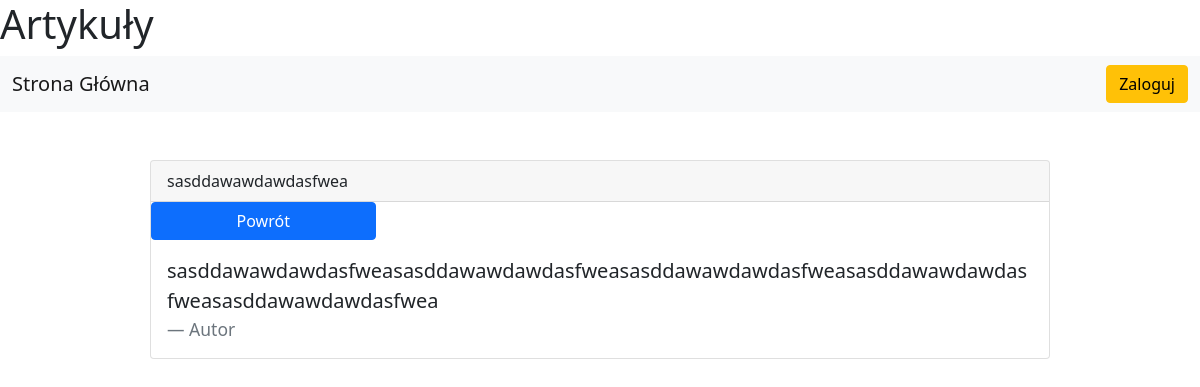
The page /pages/more.php?article=12 on the database its author committed.
### tables this page shows
CREATE TABLE `article` (
  `ID` int(11) NOT NULL,
  `Title` varchar(50) NOT NULL,
  `Content` mediumtext NOT NULL,
  `Stat` tinyint(1) NOT NULL,
  `User_ID` int(11) NOT NULL
);

### pages/more.php (the view, shortened to what this page needs)
<?php
$article_id = $_GET["article"];
?>
<html>
<?php require '../components/head.php' ?>
<body>
    <header>
        <h1>Artykuły</h1>
    </header>
    <?php require '../components/nav.php' ?>
    <section>
        <?php
        require_once "../components/connect.php";
        $conn = new mysqli($host, $db_user, $db_pass, $db_name);
        $article = $conn->query("SELECT Title,Content,Stat FROM article WHERE ID = " . $article_id);
        if ($article->num_rows > 0) {
            while ($art = $article->fetch_assoc()) {
                echo '<br><br><div class="card w-75 m-auto">
                <div class="card-header">' . $art["Title"] . "</div>";
                echo '<a href="./article.php" class="btn btn-primary w-25">Powrót</a>';
                echo '<div class="card-body">
                <blockquote class="blockquote mb-0">
                    <p>' . $art["Content"] . '</p>
                    <footer class="blockquote-footer">Autor</footer>
                </blockquote>
            </div>';
                echo '</div>';
            }
        }
        ?>
    </section>
</body>
</html>

### rows shown on the page
article: Title "sasddawawdawdasfwea", Content "sasddawawdawdasfweasasddawawdawdasfweasasddawawdawdasfweasasddawawdawdasfweasasddawawdawdasfwea"
